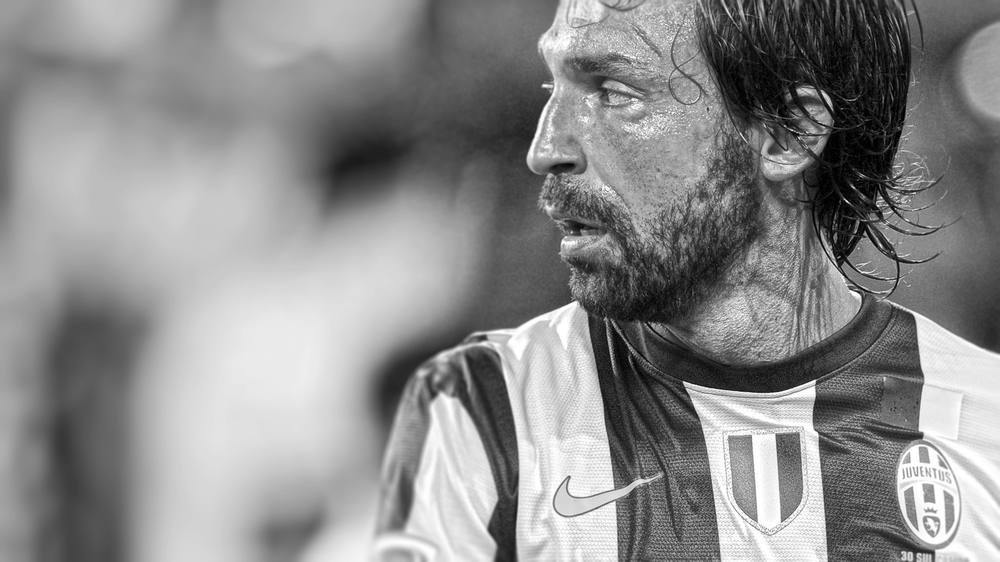
#> input picture input.png, 1000 x 562 px, shrunk from 1920 x 1080 before the run
$ python power_log.py
#> lines starting #> are read from the running program, lines starting #| are printed output that depends on the picture; after the words box and inside, x2 and y2 are one past the last pixel; in counts of white or black regions, pixels touching at a corner belong together
from PIL import Image
from math import log

img = Image.open("../input.png").convert("L")
#> img is the input picture: PIL image 1000x562 L; min 0, max 255, mean 139.8
w, h = img.size
#> w = 1000; h = 562
pix = img.load()

out_g1 = Image.new("L", (w, h))
#> out_g1: PIL image 1000x562 L; every value is 0
out_pix_g1 = out_g1.load()

out_g2 = Image.new("L", (w, h))
out_pix_g2 = out_g2.load()

out_g3 = Image.new("L", (w, h))
out_pix_g3 = out_g3.load()

g1, g2, g3 = 1, 0.5, 2

c = 255 / log(256)

for i in range(w):
    for j in range(h):
        s = c * pix[i, j]
        out_pix_g1[i, j] = int(s ** g1)
        out_pix_g2[i, j] = int(s ** g2)
        out_pix_g3[i, j] = int(s ** g3)

out_g1.save("power_log1.png")
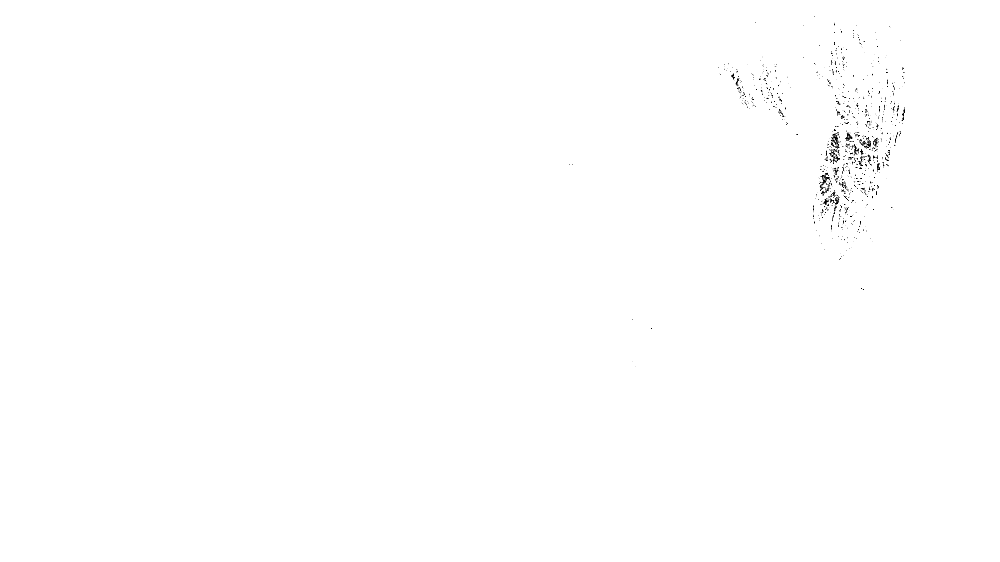
#> saved as power_log1.png: PIL image 1000x562 L; min 0, max 255, mean 254.4
out_g2.save("power_log2.png")
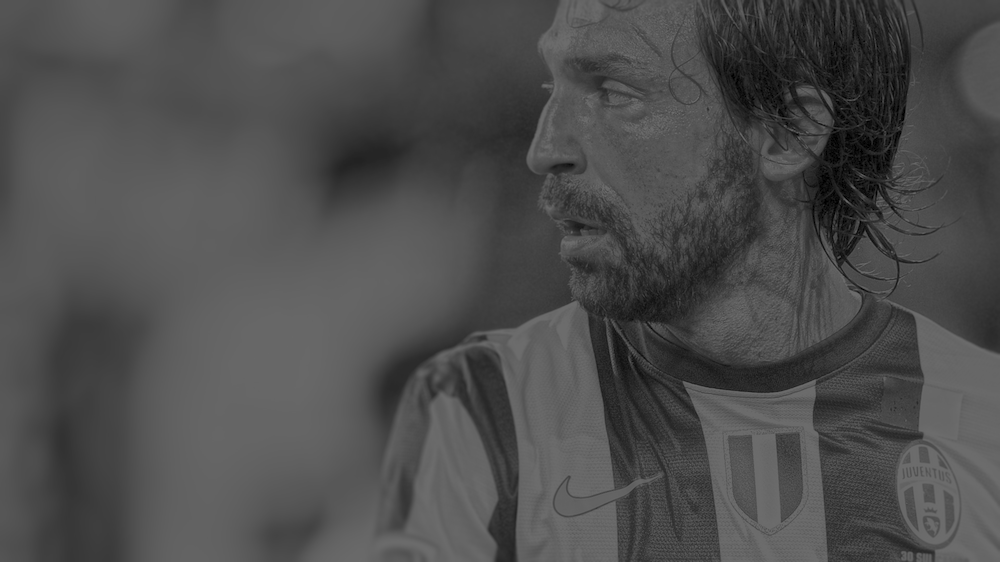
#> saved as power_log2.png: PIL image 1000x562 L; min 0, max 108, mean 77.1
out_g3.save("power_log3.png")
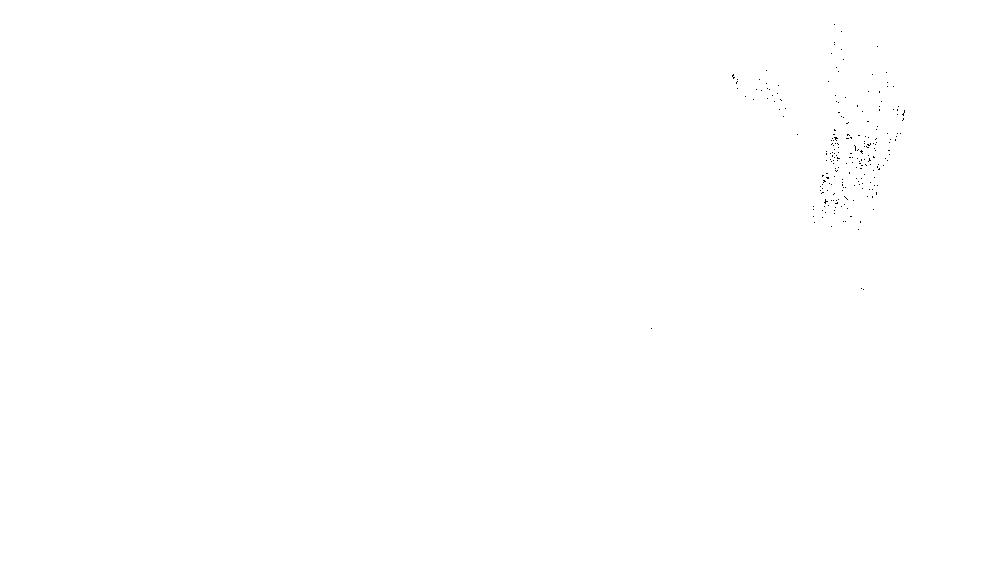
#> saved as power_log3.png: PIL image 1000x562 L; 99.9% white; black in thin lines or dots, all inside (x1, y1, x2, y2) = (651, 24, 905, 329)
